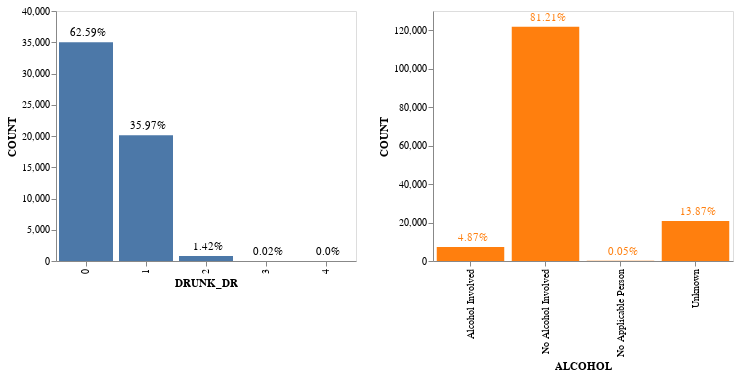

Notebook source saved alongside this figure:
### Code cell
from altair import expr, datum
bar1=alt.Chart(FARS_al).mark_bar(strokeWidth=20).encode(
    alt.X('DRUNK_DR:N',axis=alt.Axis(grid=False)),
    alt.Y('COUNT:Q',axis=alt.Axis(grid=False))).properties(
    width=300,
    height=250
)


bar2=alt.Chart(CRSS_al).mark_bar().encode(
    x=alt.X('ALCOHOL:N',axis=alt.Axis(grid=False)),
    y=alt.Y('COUNT:Q',axis=alt.Axis(grid=False)),
    color=alt.value('#ff7f0e')).properties(
    width=300,
    height=250
)

text1 = bar1.mark_text(
    align='center',
    baseline='top',
    dx=2,
    dy=-15# Nudges text to right so it doesn't appear on top of the bar
).encode(
    text='%:N'
)

text2 = bar2.mark_text(
    align='center',
    baseline='top',
    dx=2,
    dy=-15# Nudges text to right so it doesn't appear on top of the bar
).encode(
    text='%:N'
).transform_calculate(
    human_readable_value = expr.toString(expr.floor(datum.value/10)),
    text_margin_from_bar = datum.value + (datum.value/expr.abs(datum.value))*10
)

(bar1+text1)|(bar2+text2)

### Figure 1 — Vega-Lite specification as saved in the notebook (floating-point values rounded to 4 significant figures)
{"config": {"view": {"continuousWidth": 400, "continuousHeight": 300}}, "hconcat": [{"layer": [{"mark": {"type": "bar", "strokeWidth": 20}, "encoding": {"x": {"type": "nominal", "axis": {"grid": false}, "field": "DRUNK_DR"}, "y": {"type": "quantitative", "axis": {"grid": false}, "field": "COUNT"}}, "height": 250, "width": 300}, {"mark": {"type": "text", "align": "center", "baseline": "top", "dx": 2, "dy": -15}, "encoding": {"text": {"type": "nominal", "field": "%"}, "x": {"type": "nominal", "axis": {"grid": false}, "field": "DRUNK_DR"}, "y": {"type": "quantitative", "axis": {"grid": false}, "field": "COUNT"}}, "height": 250, "width": 300}], "data": {"name": "data-008e55964ce4455dd44b0db5206da14d"}}, {"layer": [{"mark": "bar", "encoding": {"color": {"value": "#ff7f0e"}, "x": {"type": "nominal", "axis": {"grid": false}, "field": "ALCOHOL"}, "y": {"type": "quantitative", "axis": {"grid": false}, "field": "COUNT"}}, "height": 250, "width": 300}, {"mark": {"type": "text", "align": "center", "baseline": "top", "dx": 2, "dy": -15}, "encoding": {"color": {"value": "#ff7f0e"}, "text": {"type": "nominal", "field": "%"}, "x": {"type": "nominal", "axis": {"grid": false}, "field": "ALCOHOL"}, "y": {"type": "quantitative", "axis": {"grid": false}, "field": "COUNT"}}, "height": 250, "transform": [{"calculate": "toString(floor((datum.value / 10)))", "as": "human_readable_value"}, {"calculate": "(datum.value + ((datum.value / abs(datum.value)) * 10))", "as": "text_margin_from_bar"}], "width": 300}], "data": {"name": "data-74bb9a37709355daf8591df23fdc4c82"}}], "$schema": "https://vega.github.io/schema/vega-lite/v4.8.1.json", "datasets": {"data-008e55964ce4455dd44b0db5206da14d": [{"DRUNK_DR": 0, "COUNT": 35018, "%": "62.59%"}, {"DRUNK_DR": 1, "COUNT": 20128, "%": "35.97%"}, {"DRUNK_DR": 2, "COUNT": 796, "%": "1.42%"}, {"DRUNK_DR": 3, "COUNT": 9, "%": "0.02%"}, {"DRUNK_DR": 4, "COUNT": 1, "%": "0.0%"}], "data-74bb9a37709355daf8591df23fdc4c82": [{"ALCOHOL": "Alcohol Involved", "COUNT": 7298, "%": "4.87%"}, {"ALCOHOL": "No Alcohol Involved", "COUNT": 121751, "%": "81.21%"}, {"ALCOHOL": "No Applicable Person", "COUNT": 76, "%": "0.05%"}, {"ALCOHOL": "Unknown", "COUNT": 20798, "%": "13.87%"}]}}
